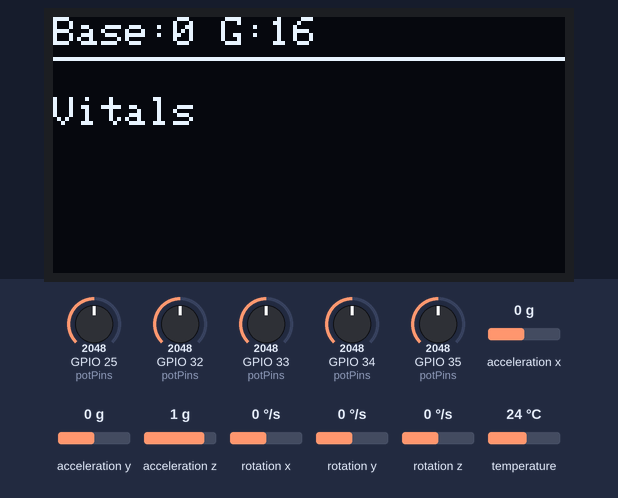
Simulated run of this sketch. Board: ESP32. On the bench: 128×64 one-colour display. The test bench sets the inputs (shaded band); at power-on: acceleration x 0 g, GPIO 32 (potPins) = 2048, GPIO 25 (potPins) = 2048, GPIO 34 (potPins) = 2048, GPIO 33 (potPins) = 2048, GPIO 35 (potPins) = 2048, acceleration y 0 g, acceleration z 1 g, rotation x 0 °/s, rotation y 0 °/s, rotation z 0 °/s, temperature 24 °C. What the sketch prints to the serial monitor is not drawn.

Above: at 2.7 s.
2.8 s: acceleration x set to -1.4 g
At 4.2 s:
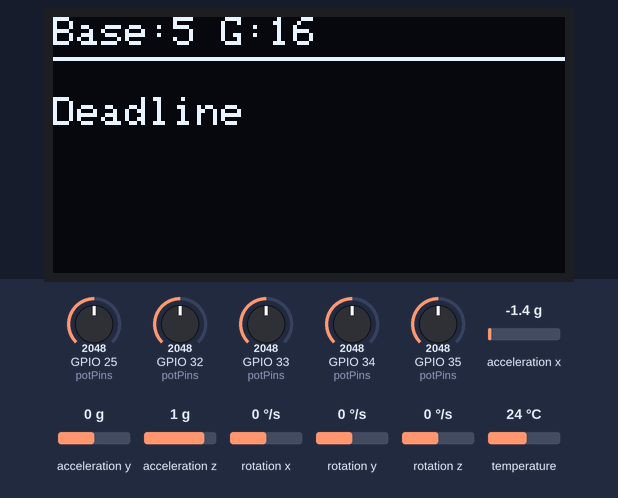
4.5 s: GPIO 32 (potPins) set to 2112
6.0 s: GPIO 32 (potPins) set to 2204
At 6.6 s:
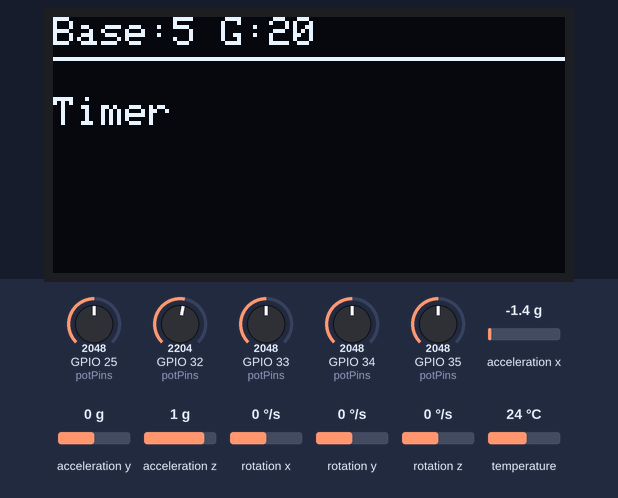
7.6 s: GPIO 25 (potPins) set to 1667
9.1 s: GPIO 25 (potPins) set to 1570
At 10.0 s:
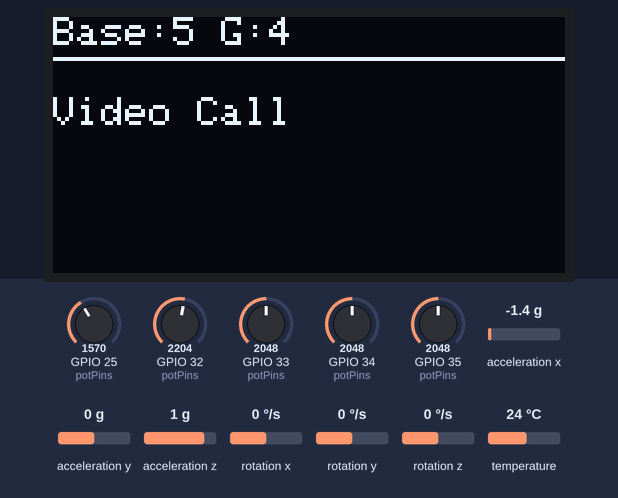
10.7 s: GPIO 34 (potPins) set to 2157
12.2 s: GPIO 34 (potPins) set to 2250
At 12.7 s:
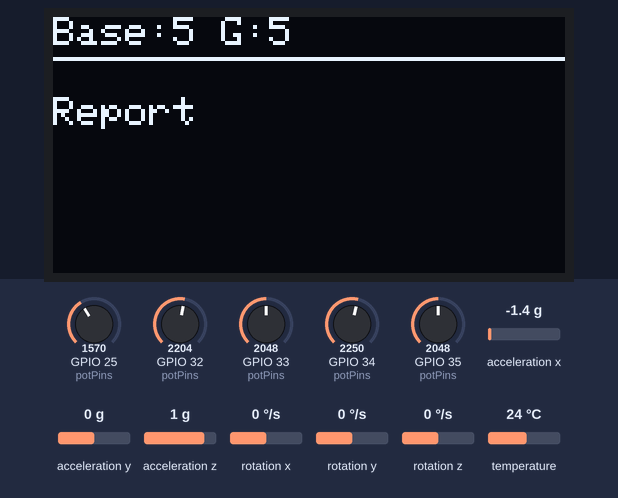
Timing chart, 0 to 14.8 s (numbered marks = the images above; inputs shaded):
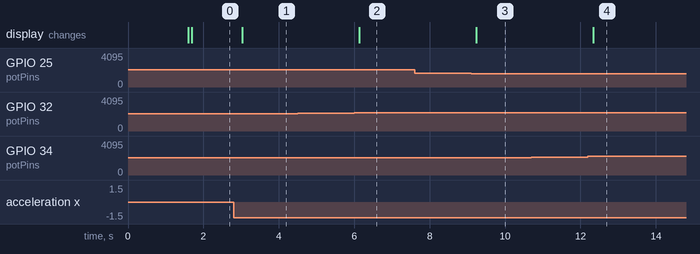

The sketch:

gesture_glove.ino
```cpp
#include <Wire.h>
#include <Adafruit_GFX.h>
#include <Adafruit_SSD1306.h>
#include <Adafruit_MPU6050.h>
#include <Adafruit_Sensor.h>

// ================= DISPLAY =================
#define SCREEN_WIDTH 128
#define SCREEN_HEIGHT 64
#define OLED_ADDRESS 0x3C

Adafruit_SSD1306 display(SCREEN_WIDTH, SCREEN_HEIGHT, &Wire, -1);
Adafruit_MPU6050 mpu;

bool displayOk = false;
bool mpuOk = false;

// ================= Finger Inputs =================
const int potPins[5] = {34, 35, 32, 33, 25};

const int POT_ON_THRESHOLD[5]  = {2200, 2100, 2150, 2250, 2000};
const int POT_OFF_THRESHOLD[5] = {1800, 1700, 1750, 1850, 1600};

bool fingerActive[5] = {false, false, false, false, false};

// ================= Base Tilt =================
int detectedBase = 0;
int stableBase = 0;
unsigned long baseTimer = 0;
const unsigned long BASE_STABLE_TIME = 200;

// ================= Runtime =================
int currentGesture = 0;

// ================= MPU STORAGE =================
float last_ax = 0, last_ay = 0, last_az = 0;

// ================= MESSAGE STORAGE =================
const char* const baseMessages[6][32] PROGMEM = {
  {
    "No Gesture","Water","Hungry","Medicine","Bathroom","Pain",
    "Nausea","Dizzy","Sit","Lie Down","Adjust Pillow","Tired",
    "Clean","Thirsty","Snack","Call Nurse",
    "Vitals","Cold","Hot","Blanket",
    "Towel","Wash Face","Brush Teeth","Comb",
    "Clothes","Shoes On","Shoes Off","Glasses",
    "Can't Hear","Can't See","Weak","EMERGENCY"
  },
  {
    "Hello","Thank You","Yes","No","Happy","Sad",
    "Angry","Worried","Confused","Excited","Frustrated","Lonely",
    "Bored","Love You","Miss You","Good Morning",
    "Good Night","See Later","Come","Go Away",
    "Wait","Hurry","Slow","Help Please",
    "Don't Know","Maybe","Later","Now",
    "Tomorrow","Yesterday","Goodbye","Sorry"
  },
  {
    "Light ON","Light OFF","Fan ON","Fan OFF","TV ON","TV OFF",
    "AC ON","AC OFF","Open Door","Close Door","Open Window","Close Window",
    "Phone","Book","Pen","Paper",
    "Laptop","Charger","Curtain Up","Curtain Down",
    "Music","Radio","News","Weather",
    "Call Family","Time","Lock","Unlock",
    "Read","Stop","Menu","Back"
  },
  {
    "Rice","Bread","Water","Milk","Tea","Coffee",
    "Juice","Soup","Vegetable","Meat","Fish","Chicken",
    "Egg","Fruit","Dessert","Salt",
    "Sugar","Spice","Butter","Oil",
    "Hot Food","Cold Food","Soft Food","Sweet",
    "Salty","Sour","Bitter","Too Hot",
    "Too Cold","Delicious","More","Enough"
  },
  {
    "Headache","Fever","Cough","Sore Throat","Chest Pain","Back Pain",
    "Leg Pain","Arm Pain","Stomach Ache","Muscle Pain","Joint Pain","Numbness",
    "Tingling","Weakness","Fatigue","Dizziness",
    "Vomiting","Constipation","Diarrhea","Bleeding",
    "Infection","Allergy","Asthma","Diabetes",
    "Blood Pressure","Heart Problem","Doctor","Ambulance",
    "Hospital","Medication","Urgent","Critical"
  },
  {
    "Work","Meeting","Email","Call","Video Call","Report",
    "Print","Save","Delete","Edit","Review","Submit",
    "Cancel","Pause","Resume","Complete",
    "Deadline","Priority","Schedule","Calendar",
    "Timer","Alarm","Gym","Exercise",
    "Stretch","Meditate","Game","Movie",
    "Music","Podcast","Travel","Vacation"
  }
};

// ================= FILTER =================
int readFiltered(int pin) {
  int sum = 0;
  for (int i = 0; i < 5; i++) {
    sum += analogRead(pin);
  }
  return sum / 5;
}

// ================= SETUP =================
void setup() {

  Serial.begin(115200);

  // CSV HEADER
  Serial.println("timestamp,flex1_raw,flex2_raw,flex3_raw,flex4_raw,flex5_raw,flex1_state,flex2_state,flex3_state,flex4_state,flex5_state,ax,ay,az,base,gesture,predicted,expected");

  Wire.begin(21, 22);

  displayOk = display.begin(SSD1306_SWITCHCAPVCC, OLED_ADDRESS);
  mpuOk = mpu.begin();

  if (mpuOk) {
    mpu.setAccelerometerRange(MPU6050_RANGE_8_G);
    mpu.setFilterBandwidth(MPU6050_BAND_21_HZ);
  }

  analogSetWidth(12);
  analogSetAttenuation(ADC_11db);

  if (!displayOk || !mpuOk) {
    while (true);
  }

  displayStartup();
}

// ================= LOOP =================
void loop() {

  currentGesture = readGestures();
  stableBase = detectBaseTilt();

  int safeBase = constrain(stableBase, 0, 5);
  int safeGesture = constrain(currentGesture, 0, 31);

  char buffer[50];
  strcpy_P(buffer, (char*)pgm_read_ptr(&(baseMessages[safeBase][safeGesture])));

  String finalMsg = String(buffer);

  updateDisplay(finalMsg);
  logCSV(finalMsg);
}

// ================= GESTURES =================
int readGestures() {

  int gesture = 0;

  for (int i = 0; i < 5; i++) {
    int value = readFiltered(potPins[i]);

    if (!fingerActive[i] && value >= POT_ON_THRESHOLD[i])
      fingerActive[i] = true;
    else if (fingerActive[i] && value <= POT_OFF_THRESHOLD[i])
      fingerActive[i] = false;

    if (fingerActive[i])
      gesture |= (1 << i);
  }

  static unsigned long lastChangeTime = 0;
  static int lastGesture = 0;

  if (gesture != lastGesture) {
    lastChangeTime = millis();
    lastGesture = gesture;
  }

  if (millis() - lastChangeTime > 100)
    return gesture;

  return currentGesture;
}

// ================= BASE =================
int detectBaseTilt() {

  sensors_event_t a, g, temp;
  mpu.getEvent(&a, &g, &temp);

  float ax = a.acceleration.x;
  float ay = a.acceleration.y;
  float az = a.acceleration.z;

  // store for logging
  last_ax = ax;
  last_ay = ay;
  last_az = az;

  float axAbs = abs(ax);
  float ayAbs = abs(ay);
  float azAbs = abs(az);

  int newBase;

  if (azAbs > axAbs && azAbs > ayAbs)
    newBase = (az > 0) ? 0 : 1;
  else if (ayAbs > axAbs && ayAbs > azAbs)
    newBase = (ay > 0) ? 2 : 3;
  else
    newBase = (ax > 0) ? 4 : 5;

  if (newBase != detectedBase) {
    detectedBase = newBase;
    baseTimer = millis();
  }

  if (millis() - baseTimer > BASE_STABLE_TIME)
    stableBase = detectedBase;

  return stableBase;
}

// ================= DISPLAY =================
void updateDisplay(String msg) {

  static String lastMsg = "";

  if (msg == lastMsg) return;

  display.clearDisplay();
  display.setTextColor(SSD1306_WHITE);
  display.setTextSize(1);

  display.setCursor(0, 0);
  display.print("Base:");
  display.print(stableBase);
  display.print(" G:");
  display.println(currentGesture);

  display.drawLine(0, 10, 128, 10, SSD1306_WHITE);

  display.setCursor(0, 20);
  display.println(msg);

  display.display();

  lastMsg = msg;
}

// ================= CSV LOGGER =================
void logCSV(String msg) {

  static unsigned long lastLog = 0;

  if (millis() - lastLog < 200) return;
  lastLog = millis();

  Serial.print(millis()); Serial.print(",");

  int rawValues[5];
  for (int i = 0; i < 5; i++) {
    rawValues[i] = readFiltered(potPins[i]);
    Serial.print(rawValues[i]); Serial.print(",");
  }

  for (int i = 0; i < 5; i++) {
    Serial.print(fingerActive[i]); Serial.print(",");
  }

  Serial.print(last_ax); Serial.print(",");
  Serial.print(last_ay); Serial.print(",");
  Serial.print(last_az); Serial.print(",");

  Serial.print(stableBase); Serial.print(",");
  Serial.print(currentGesture); Serial.print(",");

  Serial.print(msg); Serial.print(",");
  Serial.println("NA"); // expected label later
}

// ================= STARTUP =================
void displayStartup() {
  display.clearDisplay();
  display.setTextSize(2);
  display.setCursor(0, 10);
  display.println("Gesture");
  display.println("System Ready");
  display.display();
  delay(1500);
}
```

Measured:
- the behaviour switches between 2149 and 2150 on GPIO 32 (potPins) (found by bisection; images 1 and 2)
- the behaviour switches between 1601 and 1600 on GPIO 25 (potPins) (found by bisection; images 2 and 3)
- the behaviour switches between 2199 and 2200 on GPIO 34 (potPins) (found by bisection; images 3 and 4)
- after the input at 2.8 s, the display: changes after 0.23 s (image 1)
- after the input at 4.5 s, every drawn part: stays the same
- after the input at 6.0 s, the display: changes after 0.13 s (image 2)
- after the input at 7.6 s, every drawn part: stays the same
- after the input at 9.1 s, the display: changes after 0.13 s (image 3)
- after the input at 10.7 s, every drawn part: stays the same
- after the input at 12.2 s, the display: changes after 0.14 s (image 4)
